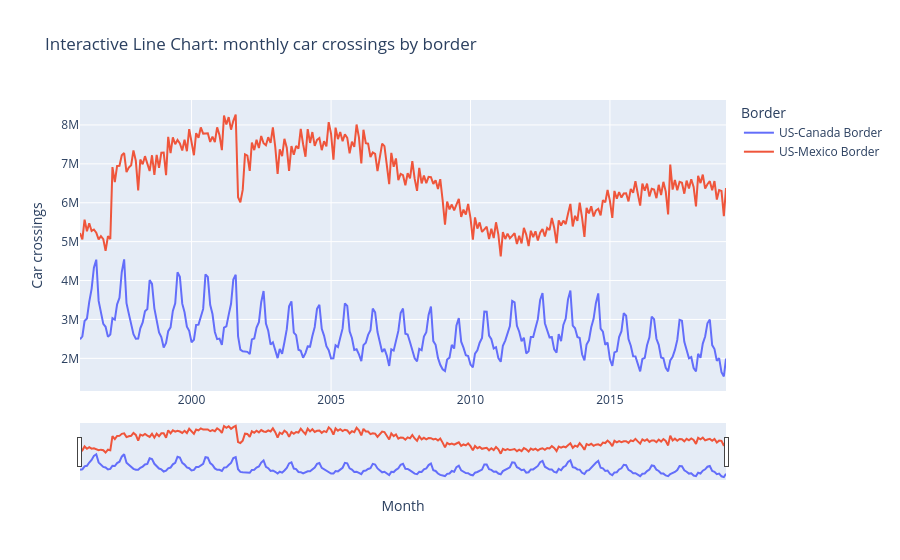

Write notebook code for a chart like this one.
### Code cell
# WHAT: Draw an interactive monthly time series with a range slider.
# WHY: 23 years of monthly data is unreadable at full zoom; the slider lets the reader pick the window.

# PART 3: INTERACTIVE LINE CHART
# ============================================================================
print("\n" + "=" * 70)
print("PART 3: Interactive Line Chart")
print("=" * 70)

print("\n✅ Example 2: Interactive Line Chart with Time Series")
print("-" * 70)

# Real monthly time series: total car crossings per border, 1996 to 2019.
ts_data = (crossings[crossings['Measure'] == 'Personal Vehicles']
           .groupby(['Date', 'Border'], as_index=False)['Value'].sum())

fig = px.line(ts_data, x='Date', y='Value', color='Border',
              title='Interactive Line Chart: monthly car crossings by border',
              labels={'Value': 'Car crossings', 'Date': 'Month'})
fig.update_xaxes(rangeslider_visible=True)  # Add range slider
fig.show()
print("💡 Try: Use range slider to zoom into 2001 or 2008, hover for values!")
print(f"   {len(ts_data):,} month-border points span "
      f"{ts_data['Date'].min():%Y-%m} to {ts_data['Date'].max():%Y-%m}")

# ============================================================================

### Figure 1 — Plotly figure (JSON) as saved in the notebook; plotly's stock layout.template omitted (floating-point values rounded to 4 significant figures; data arrays with more than 128 entries replaced by an {"elided": "..."} marker saying what was removed)
{"data": [{"hovertemplate": "Border=US-Canada Border<br>Month=%{x}<br>Car crossings=%{y}<extra></extra>", "legendgroup": "US-Canada Border", "line": {"color": "#636efa", "dash": "solid"}, "marker": {"symbol": "circle"}, "mode": "lines", "name": "US-Canada Border", "orientation": "v", "showlegend": true, "type": "scatter", "x": {"elided": "279 str values"}, "xaxis": "x", "y": {"elided": "279 int values"}, "yaxis": "y"}, {"hovertemplate": "Border=US-Mexico Border<br>Month=%{x}<br>Car crossings=%{y}<extra></extra>", "legendgroup": "US-Mexico Border", "line": {"color": "#EF553B", "dash": "solid"}, "marker": {"symbol": "circle"}, "mode": "lines", "name": "US-Mexico Border", "orientation": "v", "showlegend": true, "type": "scatter", "x": {"elided": "279 str values"}, "xaxis": "x", "y": {"elided": "279 int values"}, "yaxis": "y"}], "layout": {"legend": {"title": {"text": "Border"}, "tracegroupgap": 0}, "title": {"text": "Interactive Line Chart: monthly car crossings by border"}, "xaxis": {"anchor": "y", "domain": [0.0, 1.0], "rangeslider": {"visible": true}, "title": {"text": "Month"}}, "yaxis": {"anchor": "x", "domain": [0.0, 1.0], "title": {"text": "Car crossings"}}}}
